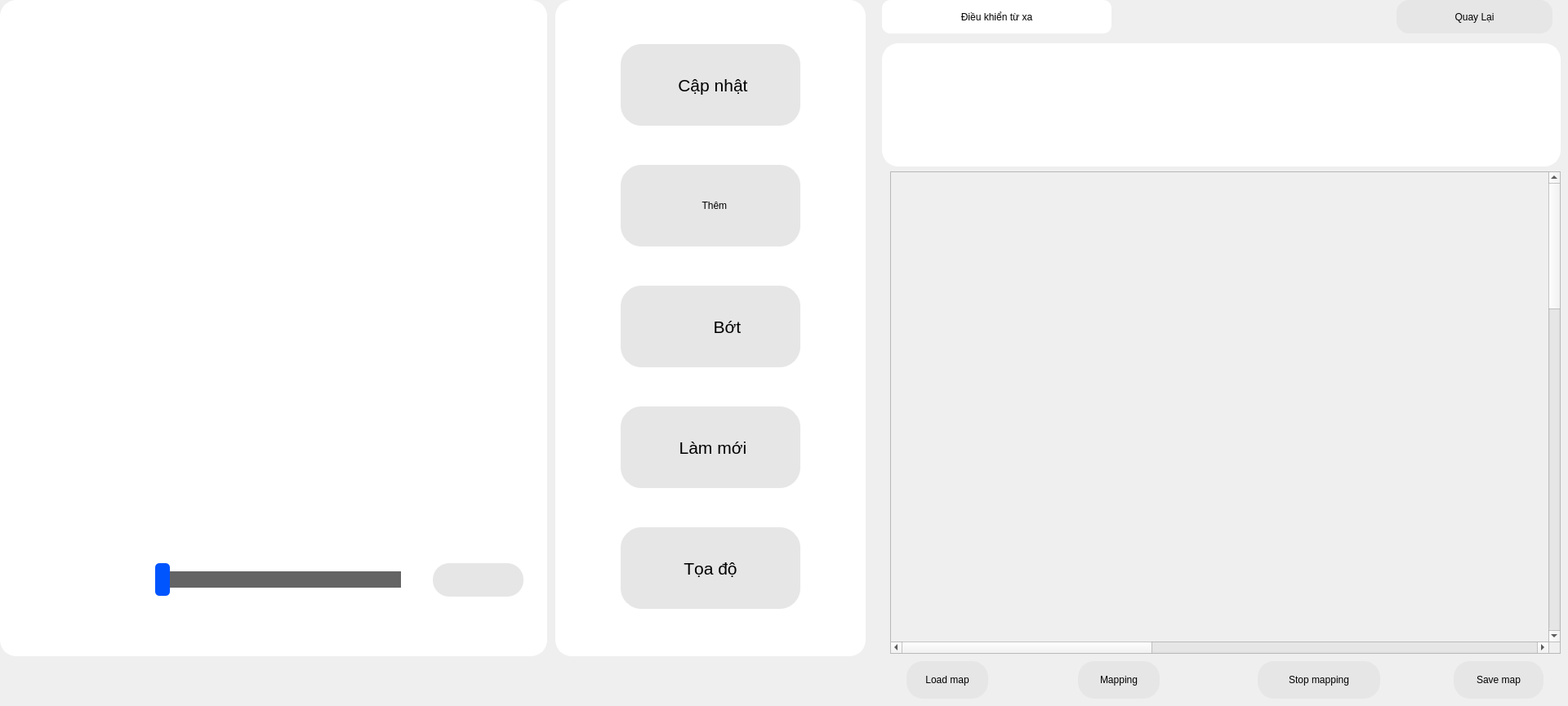
    <widget class="QWidget" name="page_dichuyen_robot">
     <widget class="QFrame" name="frame_5">
      <property name="geometry">
       <rect>
        <x>0</x>
        <y>0</y>
        <width>670</width>
        <height>804</height>
       </rect>
      </property>
      <property name="styleSheet">
       <string notr="true">border: 3px solid rgb(255, 255, 255);
background-color: rgb(255, 255, 255);
border-radius: 20px;</string>
      </property>
      <property name="frameShape">
       <enum>QFrame::StyledPanel</enum>
      </property>
      <property name="frameShadow">
       <enum>QFrame::Raised</enum>
      </property>
      <widget class="QPushButton" name="bt_RIGHT">
       <property name="geometry">
        <rect>
         <x>460</x>
         <y>269</y>
         <width>150</width>
         <height>150</height>
        </rect>
       </property>
       <property name="minimumSize">
        <size>
         <width>150</width>
         <height>150</height>
        </size>
       </property>
       <property name="maximumSize">
        <size>
         <width>150</width>
         <height>150</height>
        </size>
       </property>
       <property name="styleSheet">
        <string notr="true">QPushButton#Button_RIGHT{
    border-radius: 5px;
	font: 75 9pt &quot;MS Shell Dlg 2&quot;;
	border: 3px solid rgb(255, 255, 255);
background-color: rgb(255, 255, 255);
	border: none;
}



QPushButton#Button_RIGHT:pressed{
padding-left :5px;
padding-top :5px;


}

</string>
       </property>
       <property name="text">
        <string/>
       </property>
       <property name="icon">
        <iconset>
         <normaloff>../../../../lab/ROBOT_NH_V3/images/phai_20_09.png</normaloff>../../../../lab/ROBOT_NH_V3/images/phai_20_09.png</iconset>
       </property>
       <property name="iconSize">
        <size>
         <width>140</width>
         <height>140</height>
        </size>
       </property>
      </widget>
      <widget class="QPushButton" name="bt_UP">
       <property name="geometry">
        <rect>
         <x>259</x>
         <y>63</y>
         <width>150</width>
         <height>150</height>
        </rect>
       </property>
       <property name="minimumSize">
        <size>
         <width>150</width>
         <height>150</height>
        </size>
       </property>
       <property name="maximumSize">
        <size>
         <width>150</width>
         <height>150</height>
        </size>
       </property>
       <property name="styleSheet">
        <string notr="true">QPushButton#Button_UP{
    border-radius: 5px;
	font: 75 9pt &quot;MS Shell Dlg 2&quot;;
	border: 3px solid rgb(255, 255, 255);
background-color: rgb(255, 255, 255);
	border:none;
	
}

QPushButton#Button_UP:pressed{
padding-left :5px;
padding-top :5px;


}
QPushButton#Button_UP:checked {
background-color: rgb(58, 192, 255);

}
</string>
       </property>
       <property name="text">
        <string/>
       </property>
       <property name="icon">
        <iconset>
         <normaloff>../../../.designer/images/muitenlen_20_09.png</normaloff>../../../.designer/images/muitenlen_20_09.png</iconset>
       </property>
       <property name="iconSize">
        <size>
         <width>140</width>
         <height>140</height>
        </size>
       </property>
      </widget>
      <widget class="QPushButton" name="bt_DOWN">
       <property name="geometry">
        <rect>
         <x>259</x>
         <y>475</y>
         <width>150</width>
         <height>150</height>
        </rect>
       </property>
       <property name="minimumSize">
        <size>
         <width>150</width>
         <height>150</height>
        </size>
       </property>
       <property name="maximumSize">
        <size>
         <width>150</width>
         <height>150</height>
        </size>
       </property>
       <property name="styleSheet">
        <string notr="true">QPushButton#Button_DOWN{
    border-radius: 5px;
	font: 75 9pt &quot;MS Shell Dlg 2&quot;;
	border: 3px solid rgb(255, 255, 255);
background-color: rgb(255, 255, 255);
	border: none;
}



QPushButton#Button_DOWN:pressed{
padding-left :5px;
padding-top :5px;


}

</string>
       </property>
       <property name="text">
        <string/>
       </property>
       <property name="icon">
        <iconset>
         <normaloff>../../../../lab/ROBOT_NH_V3/images/pnd_down_21_09.png</normaloff>../../../../lab/ROBOT_NH_V3/images/pnd_down_21_09.png</iconset>
       </property>
       <property name="iconSize">
        <size>
         <width>140</width>
         <height>140</height>
        </size>
       </property>
      </widget>
      <widget class="QPushButton" name="bt_STOP">
       <property name="geometry">
        <rect>
         <x>259</x>
         <y>269</y>
         <width>150</width>
         <height>150</height>
        </rect>
       </property>
       <property name="minimumSize">
        <size>
         <width>150</width>
         <height>150</height>
        </size>
       </property>
       <property name="maximumSize">
        <size>
         <width>150</width>
         <height>150</height>
        </size>
       </property>
       <property name="styleSheet">
        <string notr="true">QPushButton#Button_STOP{
    border-radius: 5px;
	font: 75 9pt &quot;MS Shell Dlg 2&quot;;
border: 3px solid rgb(255, 255, 255);
background-color: rgb(255, 255, 255);
	border: none;
}



QPushButton#Button_STOP:pressed{
padding-left :5px;
padding-top :5px;


}

</string>
       </property>
       <property name="text">
        <string/>
       </property>
       <property name="icon">
        <iconset>
         <normaloff>../../../../lab/ROBOT_NH_V3/images/circle_21_09.png</normaloff>../../../../lab/ROBOT_NH_V3/images/circle_21_09.png</iconset>
       </property>
       <property name="iconSize">
        <size>
         <width>140</width>
         <height>140</height>
        </size>
       </property>
      </widget>
      <widget class="QPushButton" name="bt_LEFT">
       <property name="geometry">
        <rect>
         <x>60</x>
         <y>280</y>
         <width>150</width>
         <height>150</height>
        </rect>
       </property>
       <property name="minimumSize">
        <size>
         <width>150</width>
         <height>150</height>
        </size>
       </property>
       <property name="maximumSize">
        <size>
         <width>150</width>
         <height>150</height>
        </size>
       </property>
       <property name="styleSheet">
        <string notr="true">QPushButton#Button_LEFT{
    border-radius: 5px;
	font: 75 9pt &quot;MS Shell Dlg 2&quot;;
	border: 3px solid rgb(255, 255, 255);
background-color: rgb(255, 255, 255);
	border: none;
}



QPushButton#Button_LEFT:pressed{
padding-left :5px;
padding-top :5px;


}

</string>
       </property>
       <property name="text">
        <string/>
       </property>
       <property name="icon">
        <iconset>
         <normaloff>../../../../lab/ROBOT_NH_V3/images/trai_20_09.png</normaloff>../../../../lab/ROBOT_NH_V3/images/trai_20_09.png</iconset>
       </property>
       <property name="iconSize">
        <size>
         <width>140</width>
         <height>140</height>
        </size>
       </property>
      </widget>
      <widget class="QSlider" name="Slider_vantoc">
       <property name="geometry">
        <rect>
         <x>190</x>
         <y>690</y>
         <width>301</width>
         <height>41</height>
        </rect>
       </property>
       <property name="styleSheet">
        <string notr="true">QSlider::groove:horizontal { 
background: rgb(100, 100, 100); height: 20px; border: none;
	
	
 }
QSlider::handle:horizontal { background:rgb(0, 85, 255); border: 1px solid #00BFFF; width: 18px; margin: -10px 0; border-radius: 5px;
border: none; }
QSlider{border: none;}


        </string>
       </property>
       <property name="maximum">
        <number>30</number>
       </property>
       <property name="singleStep">
        <number>1</number>
       </property>
       <property name="orientation">
        <enum>Qt::Horizontal</enum>
       </property>
      </widget>
      <widget class="QLabel" name="label_vantoc">
       <property name="geometry">
        <rect>
         <x>50</x>
         <y>680</y>
         <width>71</width>
         <height>61</height>
        </rect>
       </property>
       <property name="styleSheet">
        <string notr="true">background-color: rgb(255, 255, 255);
border:none;</string>
       </property>
       <property name="text">
        <string/>
       </property>
       <property name="pixmap">
        <pixmap>../../../../lab/ROBOT_NH_V3/images/xoafotn_velocyty.png</pixmap>
       </property>
       <property name="scaledContents">
        <bool>true</bool>
       </property>
      </widget>
      <widget class="QLabel" name="label_tocdo">
       <property name="geometry">
        <rect>
         <x>530</x>
         <y>690</y>
         <width>111</width>
         <height>41</height>
        </rect>
       </property>
       <property name="font">
        <font>
         <pointsize>10</pointsize>
        </font>
       </property>
       <property name="styleSheet">
        <string notr="true">background-color: rgb(230, 230, 230);
border:none;</string>
       </property>
       <property name="text">
        <string/>
       </property>
       <property name="alignment">
        <set>Qt::AlignCenter</set>
       </property>
      </widget>
     </widget>
     <widget class="QListWidget" name="listWidget_dsban">
      <property name="geometry">
       <rect>
        <x>1080</x>
        <y>53</y>
        <width>831</width>
        <height>151</height>
       </rect>
      </property>
      <property name="styleSheet">
       <string notr="true">font: 30pt &quot;MS Shell Dlg 2&quot;;
border: 3px solid rgb(255, 255, 255);
background-color: rgb(255, 255, 255);
border-radius: 20px;</string>
      </property>
     </widget>
     <widget class="QPushButton" name="bt_back_dichuyen_robot">
      <property name="geometry">
       <rect>
        <x>1710</x>
        <y>0</y>
        <width>191</width>
        <height>41</height>
       </rect>
      </property>
      <property name="styleSheet">
       <string notr="true">QPushButton#bt_back_dichuyen_robot{
     border-radius: 15px;
	font: 75 23pt &quot;MS Shell Dlg 2&quot;;
	border: 1px solid rgb(230, 230, 230);
background-color: rgb(230, 230, 230);

}
QPushButton#bt_back_dichuyen_robot:pressed{
background-color: qlineargradient(spread:pad, x1:0, y1:0, x2:1, y2:0, stop:0 rgba(58, 192, 255, 219), stop:1 rgba(58, 192, 255, 226));

}
QPushButton#bt_back_dichuyen_robot:pressed{
padding-left :2px;
padding-top :2px;

	background-color: rgb(58, 192, 255);
}

</string>
      </property>
      <property name="text">
       <string>Quay Lại</string>
      </property>
      <property name="icon">
       <iconset>
        <normaloff>../../../.designer/images/quaylai_xoafont.png</normaloff>../../../.designer/images/quaylai_xoafont.png</iconset>
      </property>
      <property name="iconSize">
       <size>
        <width>50</width>
        <height>50</height>
       </size>
      </property>
     </widget>
     <widget class="QScrollArea" name="map_scrollArea">
      <property name="geometry">
       <rect>
        <x>1090</x>
        <y>210</y>
        <width>821</width>
        <height>591</height>
       </rect>
      </property>
      <property name="verticalScrollBarPolicy">
       <enum>Qt::ScrollBarAlwaysOn</enum>
      </property>
      <property name="horizontalScrollBarPolicy">
       <enum>Qt::ScrollBarAlwaysOn</enum>
      </property>
      <property name="sizeAdjustPolicy">
       <enum>QAbstractScrollArea::AdjustToContentsOnFirstShow</enum>
      </property>
      <property name="widgetResizable">
       <bool>false</bool>
      </property>
      <property name="alignment">
       <set>Qt::AlignCenter</set>
      </property>
      <widget class="QWidget" name="scrollAreaWidgetContents">
       <property name="geometry">
        <rect>
         <x>0</x>
         <y>0</y>
         <width>2048</width>
         <height>2048</height>
        </rect>
       </property>
       <widget class="QLabel" name="map_label">
        <property name="geometry">
         <rect>
          <x>0</x>
          <y>0</y>
          <width>2048</width>
          <height>2048</height>
         </rect>
        </property>
        <property name="cursor">
         <cursorShape>OpenHandCursor</cursorShape>
        </property>
        <property name="layoutDirection">
         <enum>Qt::LeftToRight</enum>
        </property>
        <property name="text">
         <string>Map Area</string>
        </property>
        <property name="alignment">
         <set>Qt::AlignCenter</set>
        </property>
       </widget>
      </widget>
     </widget>
     <widget class="QPushButton" name="save_map_button">
      <property name="geometry">
       <rect>
        <x>1780</x>
        <y>810</y>
        <width>110</width>
        <height>46</height>
       </rect>
      </property>
      <property name="cursor">
       <cursorShape>PointingHandCursor</cursorShape>
      </property>
      <property name="styleSheet">
       <string notr="true">QPushButton#save_map_button{
     border-radius: 20px;
	font: 75 15pt &quot;MS Shell Dlg 2&quot;;
	border: 1px solid rgb(230, 230, 230);
background-color: rgb(230, 230, 230);

}
QPushButton#save_map_button:hover{
background-color: qlineargradient(spread:pad, x1:0, y1:0, x2:1, y2:0, stop:0 rgba(58, 192, 255, 219), stop:1 rgba(58, 192, 255, 226));

}
QPushButton#save_map_button:pressed{
padding-left :2px;
padding-top :2px;

	background-color: rgb(58, 192, 255);
}
QPushButton#save_map_button:checked {
background-color: rgb(58, 192, 255);

}

</string>
      </property>
      <property name="text">
       <string>Save map</string>
      </property>
     </widget>
     <widget class="QPushButton" name="stop_mapping_button">
      <property name="geometry">
       <rect>
        <x>1540</x>
        <y>810</y>
        <width>150</width>
        <height>46</height>
       </rect>
      </property>
      <property name="cursor">
       <cursorShape>PointingHandCursor</cursorShape>
      </property>
      <property name="styleSheet">
       <string notr="true">QPushButton#stop_mapping_button{
     border-radius: 20px;
	font: 75 15pt &quot;MS Shell Dlg 2&quot;;
	border: 1px solid rgb(230, 230, 230);
background-color: rgb(230, 230, 230);

}
QPushButton#stop_mapping_button:hover{
background-color: qlineargradient(spread:pad, x1:0, y1:0, x2:1, y2:0, stop:0 rgba(58, 192, 255, 219), stop:1 rgba(58, 192, 255, 226));

}
QPushButton#stop_mapping_button:pressed{
padding-left :2px;
padding-top :2px;

	background-color: rgb(58, 192, 255);
}
QPushButton#stop_mapping_button:checked {
background-color: rgb(58, 192, 255);

}

</string>
      </property>
      <property name="text">
       <string>Stop mapping</string>
      </property>
     </widget>
     <widget class="QPushButton" name="mapping_button">
      <property name="geometry">
       <rect>
        <x>1320</x>
        <y>810</y>
        <width>100</width>
        <height>46</height>
       </rect>
      </property>
      <property name="cursor">
       <cursorShape>PointingHandCursor</cursorShape>
      </property>
      <property name="styleSheet">
       <string notr="true">QPushButton#mapping_button{
     border-radius: 20px;
	font: 75 15pt &quot;MS Shell Dlg 2&quot;;
	border: 1px solid rgb(230, 230, 230);
background-color: rgb(230, 230, 230);

}
QPushButton#mapping_button:hover{
background-color: qlineargradient(spread:pad, x1:0, y1:0, x2:1, y2:0, stop:0 rgba(58, 192, 255, 219), stop:1 rgba(58, 192, 255, 226));

}
QPushButton#mapping_button:pressed{
padding-left :2px;
padding-top :2px;

	background-color: rgb(58, 192, 255);
}
QPushButton#mapping_button:checked {
background-color: rgb(58, 192, 255);

}


</string>
      </property>
      <property name="text">
       <string>Mapping</string>
      </property>
     </widget>
     <widget class="QPushButton" name="load_map_button">
      <property name="geometry">
       <rect>
        <x>1110</x>
        <y>810</y>
        <width>100</width>
        <height>46</height>
       </rect>
      </property>
      <property name="cursor">
       <cursorShape>PointingHandCursor</cursorShape>
      </property>
      <property name="styleSheet">
       <string notr="true">QPushButton#load_map_button{
     border-radius: 20px;
	font: 75 15pt &quot;MS Shell Dlg 2&quot;;
	border: 1px solid rgb(230, 230, 230);
background-color: rgb(230, 230, 230);

}
QPushButton#load_map_button:hover{
background-color: qlineargradient(spread:pad, x1:0, y1:0, x2:1, y2:0, stop:0 rgba(58, 192, 255, 219), stop:1 rgba(58, 192, 255, 226));

}
QPushButton#load_map_button:pressed{
padding-left :2px;
padding-top :2px;

	background-color: rgb(58, 192, 255);
}
QPushButton#load_map_button:checked {
background-color: rgb(58, 192, 255);

}

</string>
      </property>
      <property name="text">
       <string>Load map</string>
      </property>
     </widget>
     <widget class="QFrame" name="frame_6">
      <property name="geometry">
       <rect>
        <x>680</x>
        <y>0</y>
        <width>380</width>
        <height>804</height>
       </rect>
      </property>
      <property name="styleSheet">
       <string notr="true">border: 3px solid rgb(255, 255, 255);
background-color: rgb(255, 255, 255);
border-radius: 20px;</string>
      </property>
      <property name="frameShape">
       <enum>QFrame::StyledPanel</enum>
      </property>
      <property name="frameShadow">
       <enum>QFrame::Raised</enum>
      </property>
      <layout class="QGridLayout" name="gridLayout_5">
       <item row="0" column="0">
        <widget class="QPushButton" name="Button_capnhat">
         <property name="minimumSize">
          <size>
           <width>220</width>
           <height>100</height>
          </size>
         </property>
         <property name="maximumSize">
          <size>
           <width>220</width>
           <height>100</height>
          </size>
         </property>
         <property name="font">
          <font>
           <family>MS Shell Dlg 2</family>
           <pointsize>16</pointsize>
           <weight>9</weight>
           <italic>false</italic>
           <bold>false</bold>
          </font>
         </property>
         <property name="styleSheet">
          <string notr="true">QPushButton#Button_capnhat
{
    border-radius: 25px;
	font: 75 16pt &quot;MS Shell Dlg 2&quot;;
	border: 1px solid rgb(230, 230, 230);
	background-color: rgb(230, 230, 230);

}

QPushButton#Button_capnhat:pressed{
padding-left :2px;
padding-top :2px;

	background-color: rgb(58, 192, 240);
}
QPushButton#Button_capnhat:checked {
background-color: rgb(58, 192, 255);

}
</string>
         </property>
         <property name="text">
          <string> Cập nhật</string>
         </property>
         <property name="icon">
          <iconset>
           <normaloff>../../../../lab/ROBOT_NH_V3/images/xoa_iconcapnhat.png</normaloff>../../../../lab/ROBOT_NH_V3/images/xoa_iconcapnhat.png</iconset>
         </property>
         <property name="iconSize">
          <size>
           <width>60</width>
           <height>60</height>
          </size>
         </property>
        </widget>
       </item>
       <item row="2" column="0">
        <widget class="QPushButton" name="Button_xoa">
         <property name="minimumSize">
          <size>
           <width>220</width>
           <height>100</height>
          </size>
         </property>
         <property name="maximumSize">
          <size>
           <width>220</width>
           <height>100</height>
          </size>
         </property>
         <property name="font">
          <font>
           <family>MS Shell Dlg 2</family>
           <pointsize>16</pointsize>
           <weight>9</weight>
           <italic>false</italic>
           <bold>false</bold>
          </font>
         </property>
         <property name="layoutDirection">
          <enum>Qt::LeftToRight</enum>
         </property>
         <property name="styleSheet">
          <string notr="true">QPushButton#Button_xoa{
    border-radius: 25px;
	font: 75 16pt &quot;MS Shell Dlg 2&quot;;
	border: 1px solid rgb(230, 230, 230);
	background-color: rgb(230, 230, 230);

}

QPushButton#Button_xoa:pressed{
padding-left :2px;
padding-top :2px;

	background-color: rgb(58, 192, 240);
}
QPushButton#Button_xoa:checked {
background-color: rgb(58, 192, 255);

}
</string>
         </property>
         <property name="text">
          <string>       Bớt</string>
         </property>
         <property name="icon">
          <iconset>
           <normaloff>../../../../lab/ROBOT_NH_V3/images/xoafont_truicon.png</normaloff>../../../../lab/ROBOT_NH_V3/images/xoafont_truicon.png</iconset>
         </property>
         <property name="iconSize">
          <size>
           <width>60</width>
           <height>60</height>
          </size>
         </property>
        </widget>
       </item>
       <item row="5" column="0">
        <widget class="QPushButton" name="Button_toado">
         <property name="minimumSize">
          <size>
           <width>220</width>
           <height>100</height>
          </size>
         </property>
         <property name="maximumSize">
          <size>
           <width>220</width>
           <height>100</height>
          </size>
         </property>
         <property name="font">
          <font>
           <family>MS Shell Dlg 2</family>
           <pointsize>16</pointsize>
           <weight>9</weight>
           <italic>false</italic>
           <bold>false</bold>
          </font>
         </property>
         <property name="styleSheet">
          <string notr="true">QPushButton#Button_toado{
     border-radius: 25px;
	font: 75 16pt &quot;MS Shell Dlg 2&quot;;
	border: 1px solid rgb(230, 230, 230);
	background-color: rgb(230, 230, 230);

}

QPushButton#Button_toado:pressed{
padding-left :2px;
padding-top :2px;

	background-color: rgb(58, 192, 240);
}
QPushButton#Button_toado:checked {
background-color: rgb(58, 192, 255);

}
</string>
         </property>
         <property name="text">
          <string>Tọa độ</string>
         </property>
         <property name="icon">
          <iconset>
           <normaloff>../../../../lab/ROBOT_NH_V3/images/xoafont_save.png</normaloff>../../../../lab/ROBOT_NH_V3/images/xoafont_save.png</iconset>
         </property>
         <property name="iconSize">
          <size>
           <width>60</width>
           <height>60</height>
          </size>
         </property>
        </widget>
       </item>
       <item row="4" column="0">
        <widget class="QPushButton" name="Button_lammoi">
         <property name="minimumSize">
          <size>
           <width>220</width>
           <height>100</height>
          </size>
         </property>
         <property name="maximumSize">
          <size>
           <width>220</width>
           <height>100</height>
          </size>
         </property>
         <property name="font">
          <font>
           <family>MS Shell Dlg 2</family>
           <pointsize>16</pointsize>
           <weight>9</weight>
           <italic>false</italic>
           <bold>false</bold>
          </font>
         </property>
         <property name="styleSheet">
          <string notr="true">QPushButton#Button_lammoi{
     border-radius: 25px;
	font: 75 16pt &quot;MS Shell Dlg 2&quot;;
	border: 1px solid rgb(230, 230, 230);
background-color: rgb(230, 230, 230);

}

QPushButton#Button_lammoi:pressed{
padding-left :2px;
padding-top :2px;

	background-color: rgb(58, 192, 240);
}
QPushButton#Button_lammoi:checked {
background-color: rgb(58, 192, 255);

}
</string>
         </property>
         <property name="text">
          <string> Làm mới</string>
         </property>
         <property name="icon">
          <iconset>
           <normaloff>../../../../lab/ROBOT_NH_V3/images/xoafont_refesh.png</normaloff>../../../../lab/ROBOT_NH_V3/images/xoafont_refesh.png</iconset>
         </property>
         <property name="iconSize">
          <size>
           <width>60</width>
           <height>60</height>
          </size>
         </property>
        </widget>
       </item>
       <item row="1" column="0">
        <widget class="QPushButton" name="Button_add">
         <property name="minimumSize">
          <size>
           <width>220</width>
           <height>100</height>
          </size>
         </property>
         <property name="maximumSize">
          <size>
           <width>220</width>
           <height>100</height>
          </size>
         </property>
         <property name="styleSheet">
          <string notr="true">QPushButton#Button_add{
     border-radius: 25px;
	font: 75 16pt &quot;MS Shell Dlg 2&quot;;
	border: 1px solid rgb(230, 230, 230);
	background-color: rgb(230, 230, 230);

}

QPushButton#Button_add:pressed{
padding-left :2px;
padding-top :2px;

	background-color: rgb(58, 192, 240);
}
QPushButton#Button_add:checked {
background-color: rgb(58, 192, 255);

}
</string>
         </property>
         <property name="text">
          <string>    Thêm </string>
         </property>
         <property name="icon">
          <iconset>
           <normaloff>../../../../lab/ROBOT_NH_V3/images/xoafont_congion.png</normaloff>../../../../lab/ROBOT_NH_V3/images/xoafont_congion.png</iconset>
         </property>
         <property name="iconSize">
          <size>
           <width>80</width>
           <height>80</height>
          </size>
         </property>
        </widget>
       </item>
      </layout>
     </widget>
     <widget class="QPushButton" name="mobile_button">
      <property name="geometry">
       <rect>
        <x>1080</x>
        <y>0</y>
        <width>281</width>
        <height>41</height>
       </rect>
      </property>
      <property name="styleSheet">
       <string notr="true">QPushButton#mobile_button{
	background-color: rgb(255, 255, 255);

color:rgba(0, 0, 0, 255);
border-radius:10px;
	
	font: 75 20pt &quot;MS Shell Dlg 2&quot;;
}
QPushButton#bt_mode_auto:hover{
	background-color: qlineargradient(spread:pad, x1:0, y1:0, x2:1, y2:0, stop:0 rgba(58, 255, 255, 255), stop:1 rgba(58, 192, 255, 255));

}
QPushButton#bt_mode_auto:pressed{

 padding-left:5px;
 padding-top:5px;
 background-color:rgba(58, 192, 200, 255);


}</string>
      </property>
      <property name="text">
       <string>Điều khiển từ xa</string>
      </property>
     </widget>
    </widget>
